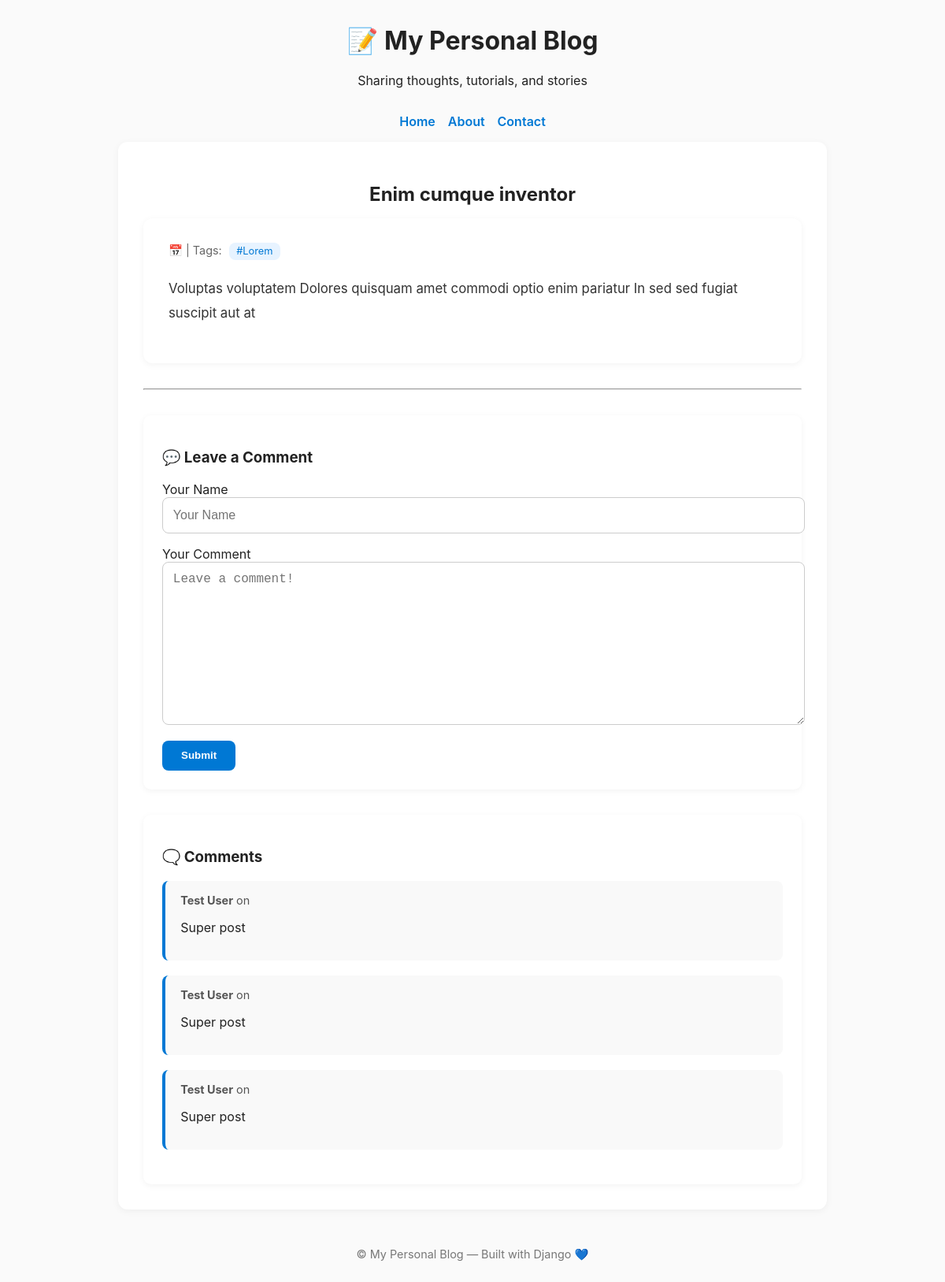
Screenshot of /post/3/ with the database file from the repository.
### blog/models.py (models this page shows, shortened)
class Post(models.Model):
    title = models.CharField(max_length=200)
    slug = models.SlugField(max_length=200, unique=True, blank=True)
    author = models.ForeignKey(User, on_delete=models.CASCADE, related_name='posts')
    body = models.TextField()
    created = models.DateTimeField(auto_now_add=True)
    updated = models.DateTimeField(auto_now=True)
    published = models.BooleanField(default=True)
    tags = models.ManyToManyField(Tag, related_name='posts', blank=True)
    class Meta:
        ordering = ['-created']

class Tag(models.Model):
    name = models.CharField(max_length=30, unique=True)
    slug = models.SlugField(max_length=40, unique=True, blank=True)

class Comment(models.Model):
    post = models.ForeignKey(Post, on_delete=models.CASCADE, related_name='comments')
    author_name = models.CharField(max_length=80)
    body = models.TextField()
    created = models.DateTimeField(auto_now_add=True)
    active = models.BooleanField(default=True)
    class Meta:
        ordering = ['created']

### blog/views.py (the view, shortened to what this page needs)
# urls.py: path("post/<int:pk>/", views.blog_detail, name="blog_detail"),
def blog_detail(request, pk):
    post = Post.objects.get(pk=pk)
    form = CommentForm()
    comments = Comment.objects.filter(post=post)
    context = {
        "post": post,
        "comments": comments,
        "form": form
    }
    return render(request, "blog/detail.html", context)

### blog/forms.py
class CommentForm(forms.Form):
    author = forms.CharField(
        max_length=60,
        widget=forms.TextInput(
            attrs={"class": "form-control", "placeholder": "Your Name"}
        ),
    )
    body = forms.CharField(
        widget=forms.Textarea(
            attrs={"class": "form-control", "placeholder": "Leave a comment!"}
        )
    )

### blog/templates/blog/detail.html (shortened to what this page needs)
{% extends "base.html" %}
{% block page_title %}
    <h2 style="text-align:center; margin-bottom: 1rem;">{{ post.title }}</h2>
{% endblock page_title %}
{% block page_content %}
    <article class="post-detail">
        <div class="post-meta">
            <time datetime="{{ post.created_on|date:'Y-m-d' }}">
                📅 {{ post.created_on|date:"M d, Y" }}
            </time>
            <span> | Tags:
                {% for tag in post.tags.all %}
                    <a href="{% url 'blog_tag' tag.name %}" class="tag">
                        #{{ tag.name }}
                    </a>
                {% empty %}
                    <span class="no-tags">No tags</span>
                {% endfor %}
            </span>
        </div>
        <div class="post-body">
            {{ post.body|linebreaks }}
        </div>
    </article>
    <hr style="margin: 2rem 0;">
    <section class="comment-form">
        <h3>💬 Leave a Comment</h3>
        <form method="post">
            <div class="form-group">
                <label for="id_author">Your Name</label>
                {{ form.author }}
            </div>
            <div class="form-group">
                <label for="id_body">Your Comment</label>
                {{ form.body }}
            </div>
            <button type="submit" class="btn">Submit</button>
        </form>
    </section>
    <section class="comments">
        <h3>🗨️ Comments</h3>
        {% if comments %}
            {% for comment in comments %}
                <div class="comment-card">
                    <div class="comment-meta">
                        <b>{{ comment.author_name }}</b>
                        <span>on {{ comment.created_on|date:"M d, Y" }}</span>
                    </div>
                    <p class="comment-body">{{ comment.body|linebreaks }}</p>
                </div>
            {% endfor %}
        {% else %}
            <p style="color:#777;">No comments yet. Be the first to comment!</p>
        {% endif %}
    </section>
{% endblock page_content %}

### templates/base.html (shortened to what this page needs)
<!DOCTYPE html>
<html lang="en">
<head>
    <link rel="stylesheet" href="https://cdn.simplecss.org/simple.min.css">
</head>
<body>
    <header>
        <h1>📝 My Personal Blog</h1>
        <p>Sharing thoughts, tutorials, and stories</p>
    </header>
    <nav>
        <a href="{% url 'blog_index' %}">Home</a>
        <a href="#">About</a>
        <a href="#">Contact</a>
    </nav>
    <main>
        {% block page_title %}
        {% endblock page_title %}
        {% block page_content %}
        {% endblock page_content %}
    </main>
    <footer>
        <p>© {{ now|date:"Y" }} My Personal Blog — Built with Django 💙</p>
    </footer>
</body>
</html>

### templates/base.html (style rules this page uses)
body, header { max-width: 900px; margin: 2rem auto; background: #fafafa; color: #222; font-family: "Inter", "Segoe UI", sans-serif; }
body>header { background: #fafafa; color: #222; }
header { text-align: center; margin-bottom: 2rem; }
nav { display: flex; justify-content: center; gap: 1rem; margin-bottom: 1rem; }
nav a { text-decoration: none; color: #0078d4; font-weight: 600; }
main { background: #fff; padding: 2rem; border-radius: 12px; box-shadow: 0 2px 10px rgba(0,0,0,0.05); }
footer { text-align: center; margin-top: 3rem; font-size: 0.9rem; color: #777; }

### blog/templates/blog/detail.html (style rules this page uses)
.post-detail { background: #fff; padding: 2rem; border-radius: 12px; box-shadow: 0 2px 8px rgba(0,0,0,0.05); }
.post-meta { font-size: 0.9rem; color: #666; margin-bottom: 1.5rem; }
.tag { background: #e7f3ff; color: #0078d4; padding: 0.2rem 0.6rem; border-radius: 8px; font-size: 0.8rem; text-decoration: none; margin-left: 0.3rem; }
.post-body { font-size: 1.05rem; line-height: 1.8; color: #333; }
.comment-form, .comments { background: #fff; padding: 1.5rem; border-radius: 10px; box-shadow: 0 2px 8px rgba(0,0,0,0.05); margin-top: 2rem; }
.form-group { margin-bottom: 1rem; }
.form-group input, .form-group textarea { width: 100%; padding: 0.8rem; border-radius: 8px; border: 1px solid #ccc; font-size: 1rem; }
.btn { background: #0078d4; color: #fff; border: none; padding: 0.7rem 1.5rem; border-radius: 8px; cursor: pointer; font-weight: 600; }
.comment-card { border-left: 4px solid #0078d4; background: #f9f9f9; padding: 1rem 1.2rem; margin-bottom: 1.2rem; border-radius: 8px; }
.comment-meta { font-size: 0.9rem; color: #555; margin-bottom: 0.4rem; }
.comment-body { margin: 0; color: #333; }

### rows the page displays
Post: title "Enim cumque inventor", body "Voluptas voluptatem Dolores quisquam amet commodi optio enim pariatur In sed sed fugiat suscipit aut at"
Tag: name "Lorem"
Comment: author_name "Test User", body "Super post"
Comment: author_name "Test User", body "Super post"
Comment: author_name "Test User", body "Super post"
